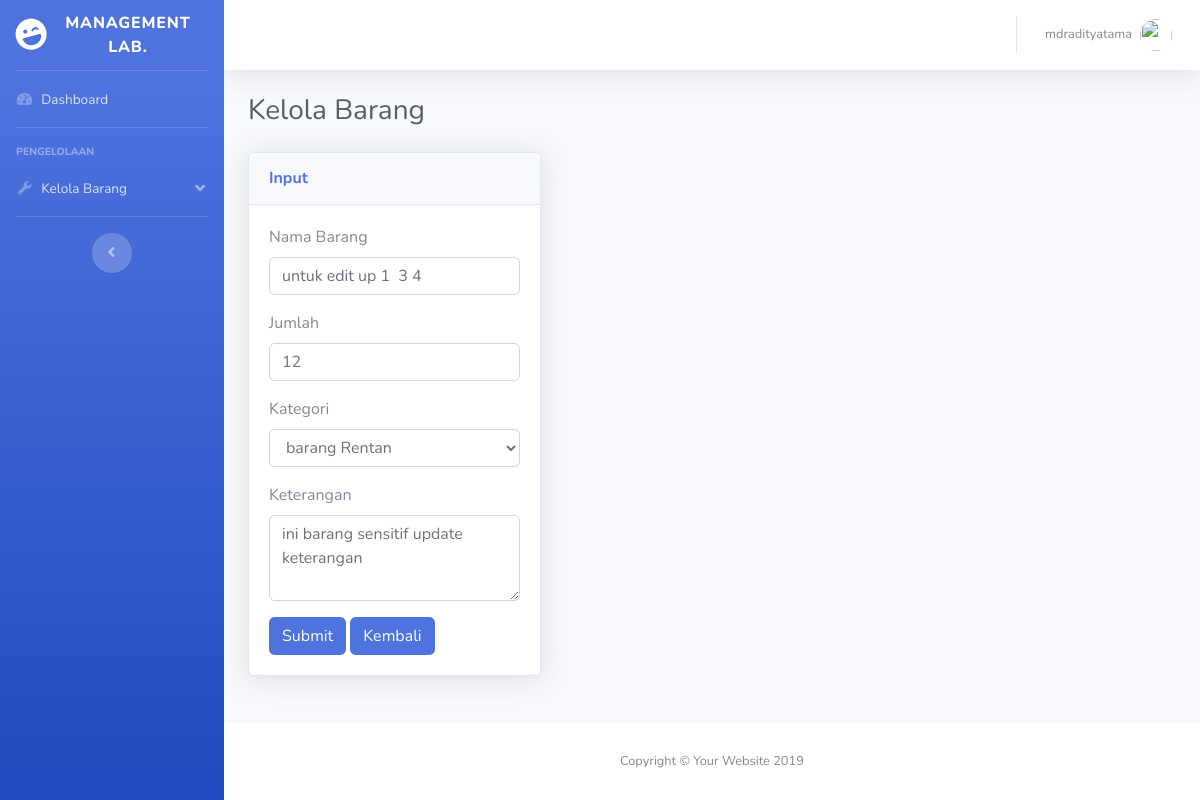
Screenshot of /editbarang.php?id=14 (signed in) with the database file from the repository.
### tables this page shows
CREATE TABLE `barang` (
  `id` int(10) NOT NULL,
  `nmbarang` varchar(255) NOT NULL,
  `jmlh` int(100) NOT NULL,
  `id_ketegori` int(10) NOT NULL,
  `keterangan` text NOT NULL
);

CREATE TABLE `kategori` (
  `id` int(11) NOT NULL,
  `nama` varchar(100) NOT NULL,
  `keterangan` text NOT NULL
);

### classes/Input.php (called while the page is built)
<?php
class Input {
  public static function get($name){
    if( isset($_POST[$name]) ){
      return $_POST[$name];
    } else if ( isset($_GET[$name]) ){
      return $_GET[$name];
    }
  }
}
?>

### classes/Database.php (called while the page is built, shortened)
<?php
class Database {
  private static $INSTANCE = null;
  private $mysqli,
          $HOST = 'localhost',
          $USER = 'root',
          $PASS = '',
          $DBNAME = 'manajemenlab';
  function __construct(){
    $this->mysqli = new mysqli( $this->HOST, $this->USER, $this->PASS, $this->DBNAME);
  }
  public static function getInstance(){
    if( !isset(self::$INSTANCE) ) {
      self::$INSTANCE = new Database();
    }
    return self::$INSTANCE;
  }
  public function get_fields($table){
    $query  = "SELECT * FROM $table";
    $result = $this->mysqli->query($query);
    while($row = $result->fetch_assoc()  ) {
       $data[] = $row;
    }
    return $data;
  }
  public function dataEdit( $tabel, $id ){
    $query = "SELECT * FROM $tabel WHERE id=$id";
    $result = $this->mysqli->query($query);
    while($row = $result->fetch_assoc() ){
     $data[] = $row;
    }
    return $data;
  }
}
?>

### core/init.php (called while the page is built, shortened)
<?php
$kelola = new Kelola();

### classes/Kelola.php (called while the page is built, shortened)
<?php
class Kelola {
  private $_db;
  public function __construct() {
    $this->_db = Database::getInstance();
  }
  public function getKategori( $table ){
    $data = $this->_db->get_fields($table);
    return $data;
  }
  public function nampilData( $tabel, $id ){
    $data = $this->_db->dataEdit( $tabel, $id );
    return $data;
  }
}

### editbarang.php (the view, shortened to what this page needs)
<?php
require_once 'core/init.php';
  if ( Input::get('id') ){
    $kelola->nampilData('barang', Input::get('id') );
  }
include 'template/header.php';
?>
  <div id="wrapper">
<?php include 'template/menu.php' ?>
    <div id="content-wrapper" class="d-flex flex-column">
      <div id="content">
        <?php include 'template/nav-atas.php' ?>
        <div class="container-fluid">
          <h1 class="h3 mb-4 text-gray-800">Kelola Barang</h1>
          <div class="row">
            <div class="col-lg-4">
              <div class="card shadow mb-4">
                <div class="card-header py-3">
                <?php
                    if ( Input::get('id') ){
                      $hasil = $kelola->nampilData('barang', Input::get('id') );
                      foreach($hasil as $index => $data) {
                      ?>
                  <h6 class="m-0 font-weight-bold text-primary"> Input</h6>
                </div>
                <div class="card-body">
                <form method="POST" action="editbarang.php" >
                  <div class="form-group">
                    <label>Nama Barang</label>
                    <input type="text" name="nmbarang" class="form-control" placeholder="Nama Barang" value="<?= $data['nmbarang'] ?>">
                  </div>
                  <div class="form-group">
                    <label>Jumlah</label>
                    <input type="text" name="jmlh" class="form-control" placeholder="Jumlah Barang" value="<?= $data['jmlh'] ?>">
                  </div>
                  <div class="form-group">
                    <label>Kategori</label>
                    <select class="form-control" name="id_kategori">
                    <?php
                      $fields = $kelola->getKategori('kategori');
                      foreach($fields as $index => $data) {
                    ?>
                    <option value="<?php echo $data['id']; ?>" ><?= $data['nama'] ?></option>
                    <?php
                      }
                    ?>
                    </select>
                  </div>
                  <div class="form-group">
                    <label>Keterangan</label>
                    <textarea class="form-control" name="keterangan" placeholder="Keterangan" rows="3"><?= $data['keterangan'] ?></textarea>
                  </div>
                  <?php
                      }
                    }
                  ?>
                  <input type="submit" name="submit" class="btn btn-primary" value="Submit">
                  <a href="kelolabarang.php"><button type="button" class="btn btn-primary">Kembali</button></a>
                </form>
                </div>
              </div>
            </div>
          </div>
        </div>
      </div>
      <footer class="sticky-footer bg-white">
        <div class="container my-auto">
          <div class="copyright text-center my-auto">
            <span>Copyright &copy; Your Website 2019</span>
          </div>
        </div>
      </footer>
    </div>
  </div>
<?php
include 'template/footer.php';
?>

### rows the page displays
barang: nmbarang "untuk edit up 1 3 4", jmlh "12", keterangan "ini barang sensitif update keterangan"

### other values shown
Session::get('username') "mdradityatama"
form field id_kategori "barang Rentan"
